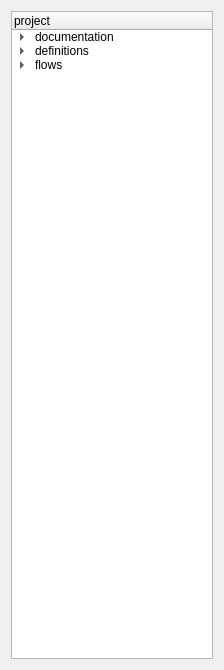
<?xml version="1.0" encoding="UTF-8"?>
<ui version="4.0">
 <class>Form</class>
 <widget class="QWidget" name="Form">
  <property name="geometry">
   <rect>
    <x>0</x>
    <y>0</y>
    <width>224</width>
    <height>670</height>
   </rect>
  </property>
  <property name="windowTitle">
   <string>Form</string>
  </property>
  <layout class="QGridLayout" name="gridLayout">
   <item row="0" column="0">
    <widget class="QTreeWidget" name="treeWidget">
     <column>
      <property name="text">
       <string>project</string>
      </property>
     </column>
     <item>
      <property name="text">
       <string>documentation</string>
      </property>
      <item>
       <property name="text">
        <string>New Subitem</string>
       </property>
      </item>
     </item>
     <item>
      <property name="text">
       <string>definitions</string>
      </property>
      <item>
       <property name="text">
        <string>New Subitem</string>
       </property>
      </item>
     </item>
     <item>
      <property name="text">
       <string>flows</string>
      </property>
      <item>
       <property name="text">
        <string>production</string>
       </property>
       <item>
        <property name="text">
         <string>a</string>
        </property>
       </item>
       <item>
        <property name="text">
         <string>b</string>
        </property>
       </item>
       <item>
        <property name="text">
         <string>c</string>
        </property>
       </item>
      </item>
      <item>
       <property name="text">
        <string>engineering</string>
       </property>
       <item>
        <property name="text">
         <string>a</string>
        </property>
       </item>
       <item>
        <property name="text">
         <string>b</string>
        </property>
       </item>
       <item>
        <property name="text">
         <string>c</string>
        </property>
       </item>
      </item>
      <item>
       <property name="text">
        <string>validation</string>
       </property>
       <item>
        <property name="text">
         <string>a</string>
        </property>
       </item>
       <item>
        <property name="text">
         <string>b</string>
        </property>
       </item>
       <item>
        <property name="text">
         <string>c</string>
        </property>
       </item>
      </item>
      <item>
       <property name="text">
        <string>characterisation</string>
       </property>
       <item>
        <property name="text">
         <string>a</string>
        </property>
       </item>
       <item>
        <property name="text">
         <string>b</string>
        </property>
       </item>
       <item>
        <property name="text">
         <string>c</string>
        </property>
       </item>
      </item>
      <item>
       <property name="text">
        <string>qualification</string>
       </property>
       <item>
        <property name="text">
         <string>ZMH</string>
        </property>
        <property name="toolTip">
         <string>Zero Hour Measurements</string>
        </property>
        <item>
         <property name="text">
          <string>F1C</string>
         </property>
        </item>
        <item>
         <property name="text">
          <string>F2C</string>
         </property>
        </item>
        <item>
         <property name="text">
          <string>F3C</string>
         </property>
        </item>
        <item>
         <property name="text">
          <string>F2LAH</string>
         </property>
        </item>
       </item>
       <item>
        <property name="text">
         <string>ABSMAX</string>
        </property>
        <property name="toolTip">
         <string>Absolute Maximum Ratings</string>
        </property>
       </item>
       <item>
        <property name="text">
         <string>HTOL</string>
        </property>
        <property name="toolTip">
         <string>High Temperature Operating Life</string>
        </property>
        <item>
         <property name="text">
          <string>1008h</string>
         </property>
         <item>
          <property name="text">
           <string>F3LHH</string>
          </property>
         </item>
         <item>
          <property name="text">
           <string>F1LHH</string>
          </property>
         </item>
         <item>
          <property name="text">
           <string>F2LHH</string>
          </property>
         </item>
        </item>
        <item>
         <property name="text">
          <string>2016h</string>
         </property>
         <item>
          <property name="text">
           <string>F3LHH</string>
          </property>
         </item>
         <item>
          <property name="text">
           <string>F1LHH</string>
          </property>
         </item>
         <item>
          <property name="text">
           <string>F2LHH</string>
          </property>
         </item>
        </item>
        <item>
         <property name="text">
          <string>3024h</string>
         </property>
         <item>
          <property name="text">
           <string>F3LHH</string>
          </property>
         </item>
         <item>
          <property name="text">
           <string>F1LHH</string>
          </property>
         </item>
         <item>
          <property name="text">
           <string>F2LHH</string>
          </property>
         </item>
        </item>
        <item>
         <property name="text">
          <string>4032h</string>
         </property>
         <item>
          <property name="text">
           <string>F3LHH</string>
          </property>
         </item>
         <item>
          <property name="text">
           <string>F1LHH</string>
          </property>
         </item>
         <item>
          <property name="text">
           <string>F2LHH</string>
          </property>
         </item>
        </item>
       </item>
       <item>
        <property name="text">
         <string>ESD</string>
        </property>
        <property name="toolTip">
         <string>Electro Static Discharge</string>
        </property>
        <item>
         <property name="text">
          <string>HBM</string>
         </property>
         <property name="toolTip">
          <string>Human Body Model</string>
         </property>
         <item>
          <property name="text">
           <string>F3LHA</string>
          </property>
         </item>
         <item>
          <property name="text">
           <string>F2LAA</string>
          </property>
         </item>
        </item>
        <item>
         <property name="text">
          <string>CDM</string>
         </property>
         <property name="toolTip">
          <string>Charged Device Model</string>
         </property>
         <item>
          <property name="text">
           <string>F3LHA</string>
          </property>
         </item>
         <item>
          <property name="text">
           <string>F2LAA</string>
          </property>
         </item>
        </item>
       </item>
       <item>
        <property name="text">
         <string>LU</string>
        </property>
        <property name="toolTip">
         <string>Latch Up</string>
        </property>
        <item>
         <property name="text">
          <string>New Subitem</string>
         </property>
        </item>
       </item>
      </item>
     </item>
    </widget>
   </item>
  </layout>
 </widget>
 <resources/>
 <connections/>
</ui>
